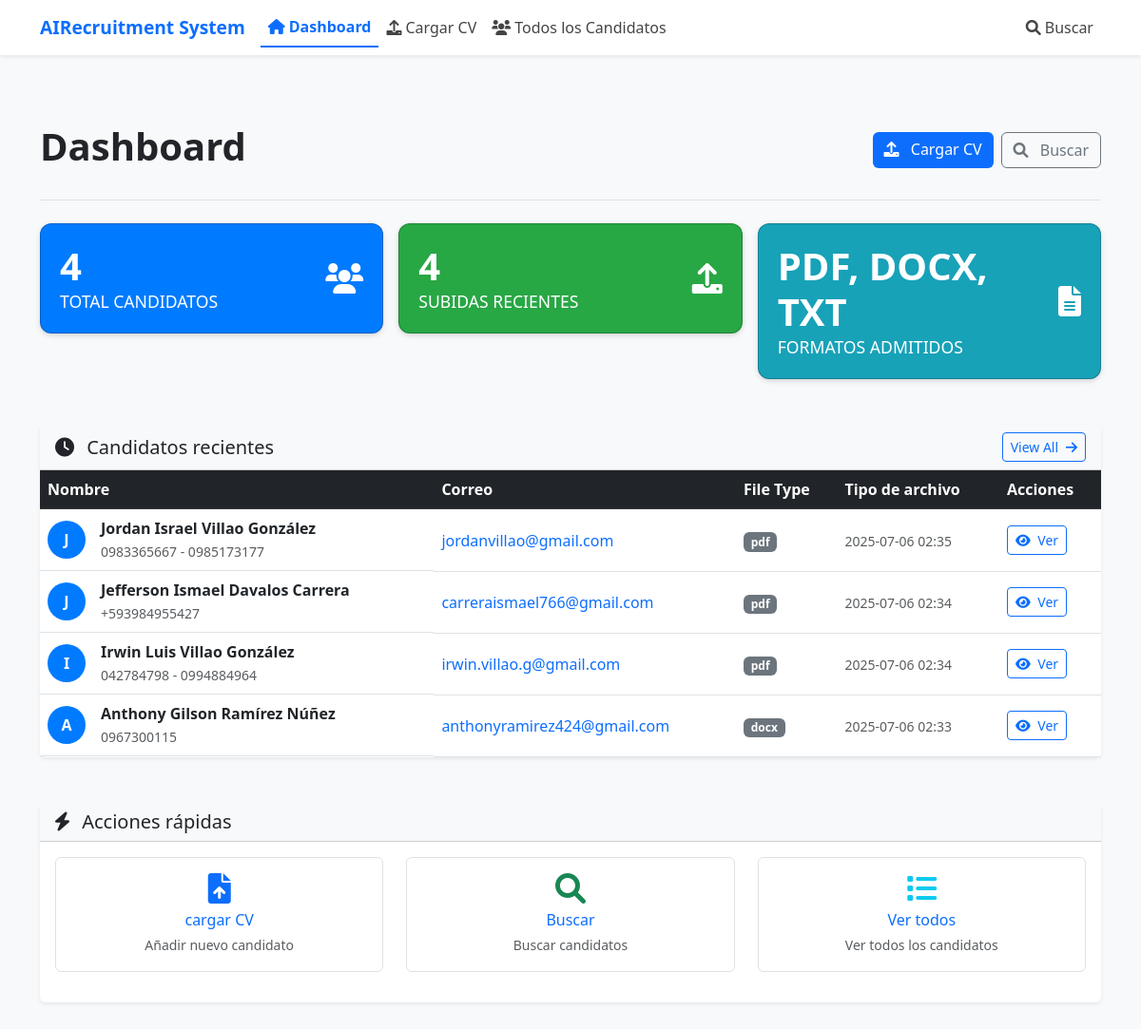
/, run on an earlier commit of the app's database.
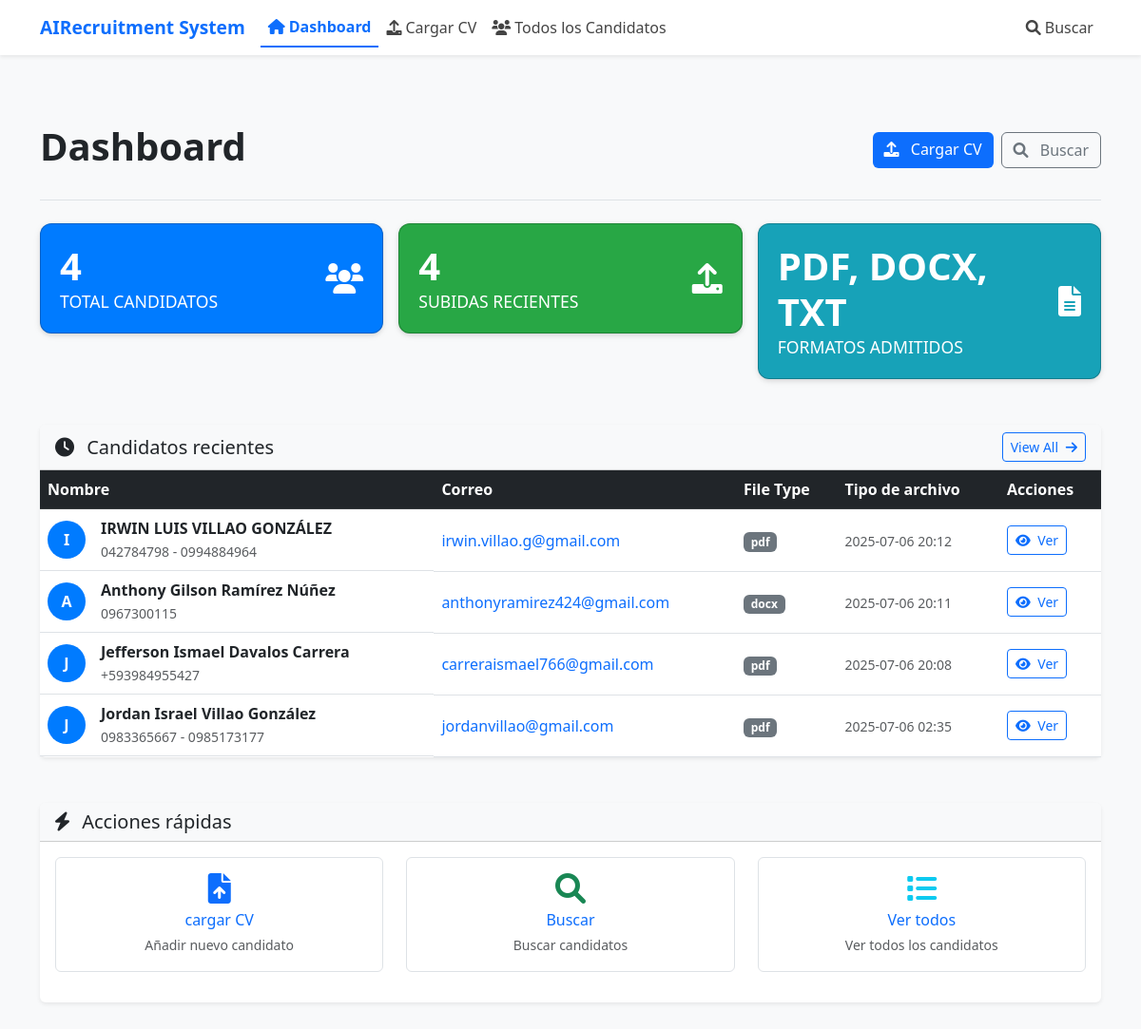
And on a later commit of the database.
### models.py (models this page shows, shortened)
class Candidate(db.Model):
    id = db.Column(db.Integer, primary_key=True)
    name = db.Column(db.String(200), nullable=False)
    email = db.Column(db.String(200))
    phone = db.Column(db.String(50))
    education = db.Column(db.Text)  # JSON string of education details
    experience = db.Column(db.Text)  # JSON string of experience details
    skills = db.Column(db.Text)  # JSON string of skills
    full_text = db.Column(db.Text, nullable=False)  # Complete CV text
    original_filename = db.Column(db.String(255), nullable=False)
    file_type = db.Column(db.String(10), nullable=False)  # pdf, docx, txt
    vision_analysis = db.Column(db.Text)  # JSON string from OpenAI Vision analysis
    text_embedding = db.Column(db.Text)  # JSON array of embedding vector
    languages = db.Column(db.Text)  # JSON string of languages
    certifications = db.Column(db.Text)  # JSON string of certifications
    summary = db.Column(db.Text)  # Professional summary
    created_at = db.Column(db.DateTime, default=datetime.utcnow)
    updated_at = db.Column(db.DateTime, default=datetime.utcnow, onupdate=datetime.utcnow)

### routes.py (the view)
@routes_bp.route('/')
def index():
    total_candidates = db.session.query(Candidate).count()
    recent_candidates = db.session.query(Candidate).order_by(Candidate.created_at.desc()).limit(5).all()
    return render_template('index.html', total_candidates=total_candidates, recent_candidates=recent_candidates)

### templates/index.html (shortened to what this page needs)
{% extends "base.html" %}
{% block content %}
{% block extra_css %}
<link rel="stylesheet" href="{{ url_for('static', filename='css/index.css') }}">
{% endblock %}
<div class="d-flex flex-column flex-md-row justify-content-between align-items-start align-items-md-center gap-3 py-4 border-bottom mb-4">
    <h1 class="display-6 fw-semibold">
       <strong> Dashboard</strong>
    </h1>
    <div class="dashboard-buttons d-flex gap-2">
        <a href="{{ url_for('routes.upload_cv') }}" class="btn btn-primary">
            <i class="fas fa-upload me-2"></i> Cargar CV
        </a>
        <a href="{{ url_for('routes.search') }}" class="btn btn-outline-secondary">
            <i class="fas fa-search me-2"></i> Buscar
        </a>
    </div>
</div>
<div class="row g-3 mb-5">
    <div class="col-md-4">
        <div class="card text-white bg-primary shadow-sm custom-card">
            <div class="card-body d-flex justify-content-between align-items-center">
                <div>
                    <h3 class="fw-bold mb-0">{{ total_candidates }}</h3>
                    <p class="mb-0">Total Candidatos</p>
                </div>
                <i class="fas fa-users fa-3x"></i>
            </div>
        </div>
    </div>
    <div class="col-md-4">
        <div class="card text-white bg-success shadow-sm custom-card">
            <div class="card-body d-flex justify-content-between align-items-center">
                <div>
                    <h3 class="fw-bold mb-0">{{ recent_candidates|length }}</h3>
                    <p class="mb-0">Subidas recientes</p>
                </div>
                <i class="fas fa-upload fa-3x"></i>
            </div>
        </div>
    </div>
    <div class="col-md-4">
        <div class="card text-white bg-info shadow-sm custom-card">
            <div class="card-body d-flex justify-content-between align-items-center">
                <div>
                    <h3 class="fw-bold mb-0">PDF, DOCX, TXT</h3>
                    <p class="mb-0">Formatos admitidos</p>
                </div>
                <i class="fas fa-file-alt fa-3x"></i>
            </div>
        </div>
    </div>
</div>
<div class="card border-0 shadow-sm mb-5">
    <div class="card-header d-flex justify-content-between align-items-center bg-light">
        <h5 class="mb-0">
            <i class="fas fa-clock me-2"></i> Candidatos recientes
        </h5>
        <a href="{{ url_for('routes.candidates') }}" class="btn btn-sm btn-outline-primary">
            View All <i class="fas fa-arrow-right ms-1"></i>
        </a>
    </div>
    {% if recent_candidates %}
        <div class="table-responsive">
            <table class="table align-middle mb-0">
                <thead class="table-dark">
                    <tr>
                        <th>Nombre</th>
                        <th>Correo</th>
                        <th>File Type</th>
                        <th>Tipo de archivo</th>
                        <th>Acciones</th>
                    </tr>
                </thead>
                <tbody>
                    {% for candidate in recent_candidates %}
                    <tr>
                        <td class="d-flex align-items-center">
                            <div class="bg-primary text-white rounded-circle d-flex align-items-center justify-content-center me-3" style="width: 40px; height: 40px;">
                                <strong>{{ candidate.name[0] if candidate.name else 'U' }}</strong>
                            </div>
                            <div>
                                <div class="fw-semibold">{{ candidate.name }}</div>
                                {% if candidate.phone %}
                                    <small class="text-muted">{{ candidate.phone }}</small>
                                {% endif %}
                            </div>
                        </td>
                        <td>
                            {% if candidate.email %}
                                <a href="mailto:{{ candidate.email }}" class="text-decoration-none">{{ candidate.email }}</a>
                            {% else %}
                                <span class="text-muted">No hay correo</span>
                            {% endif %}
                        </td>
                        <td><span class="badge bg-secondary">{{ candidate.file_type }}</span></td>
                        <td><small class="text-muted">{{ candidate.created_at.strftime('%Y-%m-%d %H:%M') if candidate.created_at else 'Unknown' }}</small></td>
                        <td>
                            <a href="{{ url_for('routes.view_candidate', candidate_id=candidate.id) }}" class="btn btn-sm btn-outline-primary">
                                <i class="fas fa-eye me-1"></i> Ver
                            </a>
                        </td>
                    </tr>
                    {% endfor %}
                </tbody>
            </table>
        </div>
    {% endif %}
</div>
<div class="card border-0 shadow-sm">
    <div class="card-header bg-light">
        <h5 class="mb-0">
            <i class="fas fa-bolt me-2"></i> Acciones rápidas
        </h5>
    </div>
    <div class="card-body">
        <div class="row text-center">
            <div class="col-md-4 mb-3">
                <a href="{{ url_for('routes.upload_cv') }}" class="text-decoration-none">
                    <div class="p-3 border rounded hover-effect">
                        <i class="fas fa-file-upload fa-2x text-primary mb-2"></i>
                        <h6 class="mb-1">cargar CV</h6>
                        <small class="text-muted">Añadir nuevo candidato</small>
                    </div>
                </a>
            </div>
            <div class="col-md-4 mb-3">
                <a href="{{ url_for('routes.search') }}" class="text-decoration-none">
                    <div class="p-3 border rounded hover-effect">
                        <i class="fas fa-search fa-2x text-success mb-2"></i>
                        <h6 class="mb-1">Buscar</h6>
                        <small class="text-muted">Buscar candidatos</small>
                    </div>
                </a>
            </div>
            <div class="col-md-4 mb-3">
                <a href="{{ url_for('routes.candidates') }}" class="text-decoration-none">
                    <div class="p-3 border rounded hover-effect">
                        <i class="fas fa-list fa-2x text-info mb-2"></i>
                        <h6 class="mb-1">Ver todos</h6>
                        <small class="text-muted">Ver todos los candidatos</small>
                    </div>
                </a>
            </div>
        </div>
    </div>
</div>
{% endblock %}

### templates/base.html (shortened to what this page needs)
<!DOCTYPE html>
<html lang="en">
<head>
    <link href="https://cdn.jsdelivr.net/npm/bootstrap@5.3.0/dist/css/bootstrap.min.css" rel="stylesheet">
    <link rel="stylesheet" href="https://cdnjs.cloudflare.com/ajax/libs/font-awesome/6.0.0/css/all.min.css">
    <link rel="stylesheet" href="{{ url_for('static', filename='css/style.css') }}">
    {% block extra_css %}{% endblock %}
</head>
<body>
    <nav class="navbar navbar-expand-lg bg-white shadow-sm sticky-top elegant-navbar">
        <div class="container">
            <a class="navbar-brand text-primary fw-semibold d-flex align-items-center" href="{{ url_for('routes.index') }}">
                 <strong>AI</strong>  Recruitment System
            </a>
            <div class="collapse navbar-collapse" id="navbarNav">
                <ul class="navbar-nav me-auto align-items-center">
                    <li class="nav-item">
                        <a class="nav-link {% if request.endpoint == 'routes.index' %}active{% endif %}" href="{{ url_for('routes.index') }}">
                            <i class="fas fa-home me-1"></i> Dashboard
                        </a>
                    </li>
                    <li class="nav-item">
                        <a class="nav-link {% if request.endpoint == 'routes.upload_cv' %}active{% endif %}" href="{{ url_for('routes.upload_cv') }}">
                            <i class="fas fa-upload me-1"></i> Cargar CV
                        </a>
                    </li>
                    <li class="nav-item">
                        <a class="nav-link {% if request.endpoint == 'routes.candidates' %}active{% endif %}" href="{{ url_for('routes.candidates') }}">
                            <i class="fas fa-users me-1"></i> Todos los Candidatos
                        </a>
                    </li>
                </ul>
                <ul class="navbar-nav ms-auto align-items-center">
                    <li class="nav-item">
                        <a class="nav-link {% if request.endpoint == 'routes.search' %}active{% endif %}" href="{{ url_for('routes.search') }}">
                            <i class="fas fa-search me-1"></i> Buscar
                        </a>
                    </li>
                </ul>
            </div>
        </div>
    </nav>
    <main class="container my-5">
        {% block content %}{% endblock %}
    </main>
</body>
</html>

### static/css/style.css (style rules this page uses)
body { font-family: "Segoe UI", sans-serif; background-color: #f8f9fa; }
.elegant-navbar .nav-link { font-weight: 500; color: #444; padding: 0.5rem 1rem; position: relative; display: flex; align-items: center; transition: all 0.2s ease; }
.elegant-navbar .nav-link.active { font-weight: 600; color: #0d6efd; border-bottom: 2px solid #0d6efd; }
.navbar-brand { font-size: 1.2rem; }
.hover-effect { transition: transform 0.2s ease; }
.table td, .table th { vertical-align: middle; }
.btn-primary { background-color: #0d6efd; border: none; }
.btn-outline-primary { border-color: #0d6efd; color: #0d6efd; }

### static/css/index.css (style rules this page uses)
.custom-card { border-radius: 12px; transition: transform 0.3s ease, box-shadow 0.3s ease; }
.custom-card .card-body { padding: 20px; display: flex; align-items: center; justify-content: space-between; border-radius: 12px; box-shadow: 0 2px 8px rgba(0, 0, 0, 0.1); }
.custom-card .card-body i { font-size: 2rem; }
.custom-card .card-body h3 { font-size: 2.5rem; margin-bottom: 0.5rem; font-weight: bold; }
.custom-card .card-body p { font-size: 1.1rem; margin: 0; text-transform: uppercase; font-weight: 500; }
.bg-primary { background-color: #007bff !important; }
.bg-success { background-color: #28a745 !important; }
.bg-info { background-color: #17a2b8 !important; }

What changed in the data, as far as the page shows it:
removed Candidate: name "J", name "Jefferson Ismael Davalos Carrera", phone "+593984955427", email "carreraismael766@gmail.com", file_type "pdf", created_at "2025-07-06 02:34"
removed Candidate: name "I", name "Irwin Luis Villao González", phone "042784798 - 0994884964", email "irwin.villao.g@gmail.com", file_type "pdf", created_at "2025-07-06 02:34"
removed Candidate: name "A", name "Anthony Gilson Ramírez Núñez", phone "0967300115", email "anthonyramirez424@gmail.com", file_type "docx", created_at "2025-07-06 02:33"
added Candidate: name "I", name "IRWIN LUIS VILLAO GONZÁLEZ", phone "042784798 - 0994884964", email "irwin.villao.g@gmail.com", file_type "pdf", created_at "2025-07-06 20:12"
added Candidate: name "A", name "Anthony Gilson Ramírez Núñez", phone "0967300115", email "anthonyramirez424@gmail.com", file_type "docx", created_at "2025-07-06 20:11"
added Candidate: name "J", name "Jefferson Ismael Davalos Carrera", phone "+593984955427", email "carreraismael766@gmail.com", file_type "pdf", created_at "2025-07-06 20:08"
